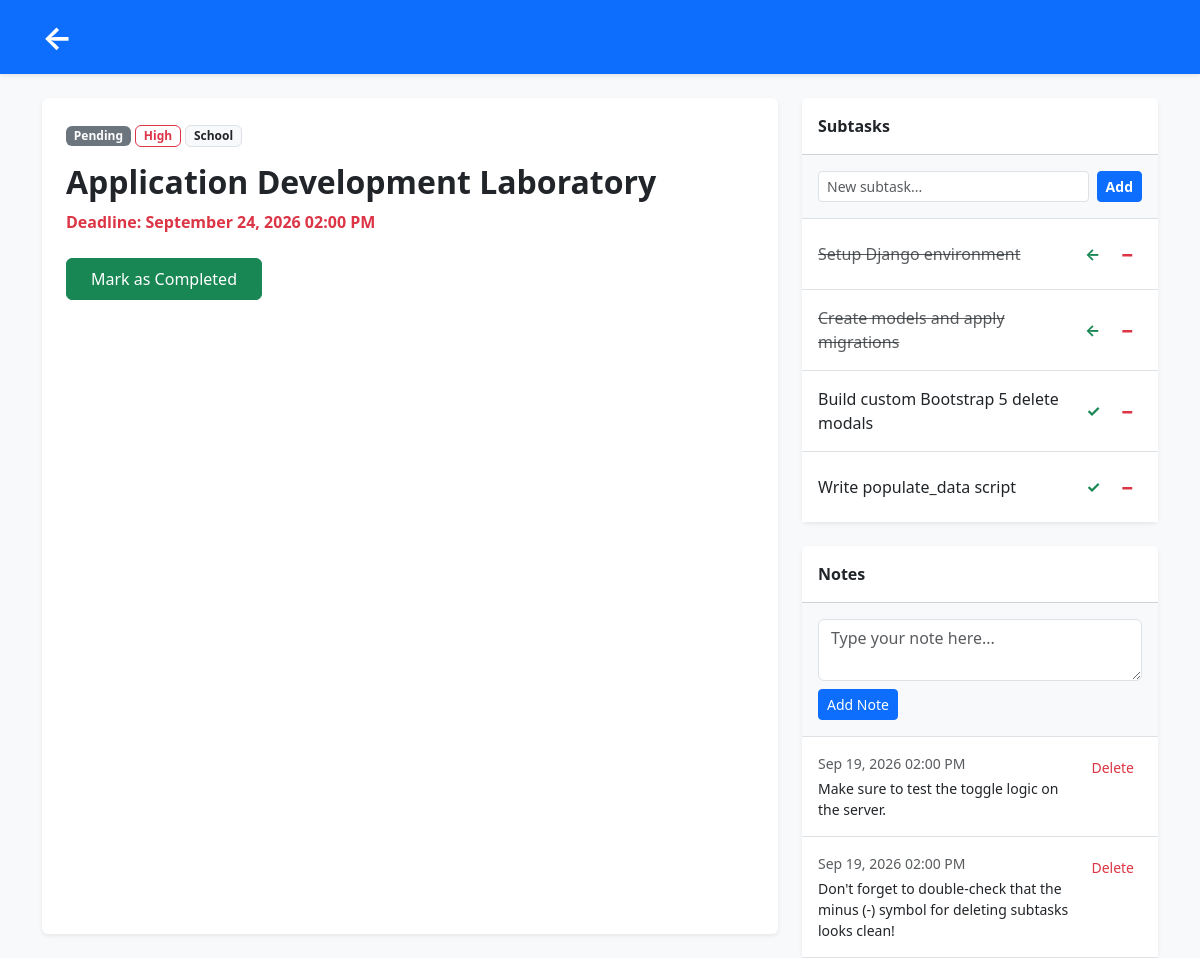
Page /task/15/ (signed in) on the committed database.
### tasks/models.py (models this page shows, shortened)
class BaseModel(models.Model):
    created_at = models.DateTimeField(auto_now_add=True)
    updated_at = models.DateTimeField(auto_now=True)
    class Meta:
        abstract = True

class Task(BaseModel):
    title = models.CharField(max_length=200)
    description = models.TextField()
    deadline = models.DateTimeField()
    status = models.CharField(max_length=50, choices=STATUS_CHOICES, default="Pending")
    category = models.ForeignKey(Category, on_delete=models.CASCADE)
    priority = models.ForeignKey(Priority, on_delete=models.CASCADE)
    user = models.ForeignKey(User, on_delete=models.CASCADE, null=True, blank=True)

class Priority(BaseModel):
    name = models.CharField(max_length=100)
    class Meta:
        verbose_name = "Priority"
        verbose_name_plural = "Priorities"

class Category(BaseModel):
    name = models.CharField(max_length=100)
    class Meta:
        verbose_name = "Category"
        verbose_name_plural = "Categories"

class SubTask(BaseModel):
    parent_task = models.ForeignKey(Task, on_delete=models.CASCADE)
    title = models.CharField(max_length=200)
    status = models.CharField(max_length=50, choices=STATUS_CHOICES, default="Pending")
    is_completed = models.BooleanField(default=False)

class Note(BaseModel):
    task = models.ForeignKey(Task, on_delete=models.CASCADE)
    content = models.TextField()

### tasks/views.py (the view, shortened to what this page needs)
# urls.py: path('task/<int:pk>/', views.task_detail, name='task_detail'),
@login_required
def task_detail(request, pk):
    task = get_object_or_404(Task, pk=pk, user=request.user)
    note_form = NoteForm()
    subtask_form = SubTaskForm()
    context = {
        'task': task,
        'subtasks': task.subtask_set.all(),
        'notes': task.note_set.all().order_by('-created_at'),
        'note_form': note_form,
        'subtask_form': subtask_form,
    }
    return render(request, 'tasks/task_detail.html', context)

### tasks/forms.py
class NoteForm(forms.ModelForm):
    class Meta:
        model = Note
        fields = ['content']
        widgets = {
            'content': forms.Textarea(attrs={'class': 'form-control', 'rows': 2, 'placeholder': 'Type your note here...'}),
        }

class SubTaskForm(forms.ModelForm):
    class Meta:
        model = SubTask
        fields = ['title']
        widgets = {
            'title': forms.TextInput(attrs={'class': 'form-control form-control-sm', 'placeholder': 'New subtask...'}),
        }

### tasks/templates/tasks/task_detail.html (shortened to what this page needs)
<!DOCTYPE html>
<html lang="en">
<head>
    <link href="https://cdn.jsdelivr.net/npm/bootstrap@5.3.0/dist/css/bootstrap.min.css" rel="stylesheet">
</head>
<body class="bg-light">
    <nav class="navbar navbar-dark bg-primary shadow-sm mb-4">
        <div class="container">
            <a class="navbar-brand fw-bold fs-2" href="{% url 'task_list' %}">&larr;</a>
        </div>
    </nav>
    <div class="container">
        <div class="row">
            <div class="col-lg-8 mb-4">
                <div class="card shadow-sm border-0 h-100">
                    <div class="card-body p-4">
                        <div class="mb-3">
                            <span class="badge bg-secondary">{{ task.status }}</span>
                            <span class="badge border border-danger text-danger">{{ task.priority.name }}</span>
                            <span class="badge bg-light text-dark border">{{ task.category.name }}</span>
                        </div>
                        <h2 class="fw-bold">{{ task.title }}</h2>
                        <p class="text-danger fw-bold mb-4">Deadline: {{ task.deadline|date:"F d, Y h:i A" }}</p>
                        {% if task.status != 'Completed' %}
                        <form action="{% url 'complete_task' task.pk %}" method="POST" class="mt-4">
                            <button type="submit" class="btn btn-success px-4 py-2">
                                Mark as Completed
                            </button>
                        </form>
                        {% endif %}
                    </div>
                </div>
            </div>
            <div class="col-lg-4">
                <div class="card shadow-sm border-0 mb-4">
                    <div class="card-header bg-white fw-bold py-3">
                        Subtasks
                    </div>
                    <div class="card-body bg-light border-bottom p-3">
                        <form method="POST" class="d-flex gap-2">
                            {{ subtask_form.title }}
                            <button type="submit" name="add_subtask" class="btn btn-sm btn-primary fw-bold text-nowrap">Add</button>
                        </form>
                    </div>
                    <div class="card-body p-0">
                        <ul class="list-group list-group-flush">
                            {% for subtask in subtasks %}
                            <li class="list-group-item d-flex justify-content-between align-items-center py-3">
                                <div>
                                    <span class="{% if subtask.is_completed %}text-decoration-line-through text-muted{% endif %}">
                                        {{ subtask.title }}
                                    </span>
                                </div>
                                <div class="text-nowrap">
                                    <form action="{% url 'toggle_subtask' subtask.pk %}" method="POST" class="d-inline">
                                        <button type="submit" class="btn btn-sm btn-outline-success border-0 fw-bold fs-6" title="Toggle Completion">
                                            {% if subtask.is_completed %}&larr;{% else %}&check;{% endif %}
                                        </button>
                                    </form>
                                    <form action="{% url 'subtask_delete' subtask.pk %}" method="POST" class="d-inline" onsubmit="return confirm('Delete this subtask?');">
                                        <button type="submit" class="btn btn-sm btn-outline-danger border-0 fw-bold fs-5" title="Delete Subtask">
                                            &minus;
                                        </button>
                                    </form>
                                </div>
                            </li>
                            {% empty %}
                            <li class="list-group-item text-muted small p-3">No subtasks added yet.</li>
                            {% endfor %}
                        </ul>
                    </div>
                </div>
                <div class="card shadow-sm border-0">
                    <div class="card-header bg-white fw-bold py-3">
                        Notes
                    </div>
                    <div class="card-body bg-light border-bottom p-3">
                        <form method="POST">
                            {{ note_form.content }}
                            <button type="submit" name="add_note" class="btn btn-sm btn-primary mt-2">Add Note</button>
                        </form>
                    </div>
                    <div class="card-body p-0">
                        {% for note in notes %}
                        <div class="p-3 border-bottom bg-white d-flex justify-content-between align-items-start">
                            <div>
                                <small class="text-muted d-block mb-1">{{ note.created_at|date:"M d, Y h:i A" }}</small>
                                <p class="mb-0 small">{{ note.content }}</p>
                            </div>
                            <form action="{% url 'note_delete' note.pk %}" method="POST" class="ms-2" onsubmit="return confirm('Are you sure you want to delete this note?');">
                                <button type="submit" class="btn btn-sm btn-outline-danger border-0" title="Delete Note">
                                    Delete
                                </button>
                            </form>
                        </div>
                        {% empty %}
                        <div class="p-3 text-muted small bg-white">No notes added yet.</div>
                        {% endfor %}
                    </div>
                </div>
            </div>
        </div>
    </div>
</body>
</html>

### rows in the picture
Task: status "Pending", priority.name "High", category.name "School", title "Application Development Laboratory", deadline "September 24, 2026 02:00 PM"
SubTask: title "Setup Django environment"
SubTask: title "Create models and apply migrations"
SubTask: title "Build custom Bootstrap 5 delete modals"
SubTask: title "Write populate_data script"
Note: created_at "Sep 19, 2026 02:00 PM", content "Make sure to test the toggle logic on the server."
Note: created_at "Sep 19, 2026 02:00 PM", content "Don't forget to double-check that the minus (-) symbol for deleting subtasks looks clean!"
